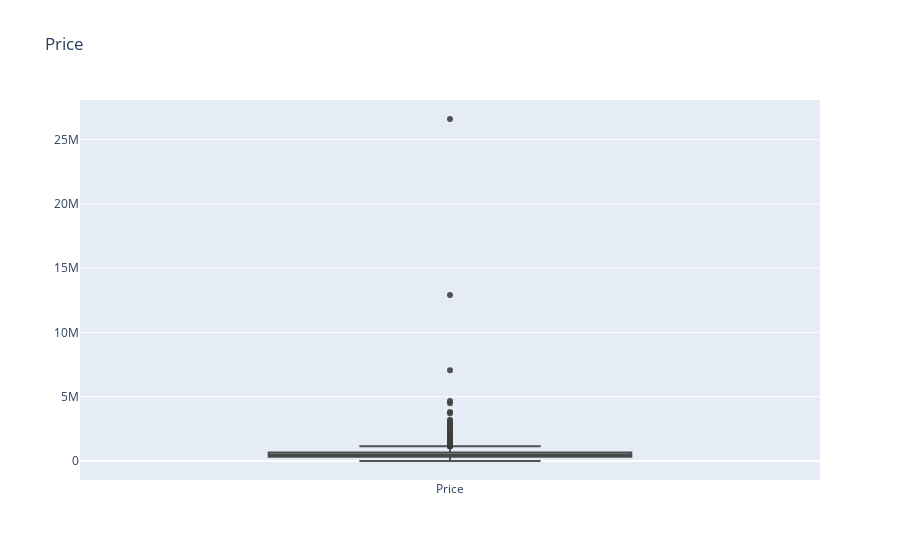

Notebook code cell kept with this figure:
### Code cell
v1 = [go.Box(y=df.price,name="Price",marker=dict(color="rgba(64,64,64,0.9)"),hoverinfo="name+y")]

layout1 = go.Layout(title="Price")

fig1 = go.Figure(data=v1,layout=layout1)
iplot(fig1)

### Figure 1 — Plotly figure (JSON) as saved in the notebook; plotly's stock layout.template omitted (floating-point values rounded to 4 significant figures; data arrays with more than 128 entries replaced by an {"elided": "..."} marker saying what was removed)
{"data": [{"hoverinfo": "name+y", "marker": {"color": "rgba(64,64,64,0.9)"}, "name": "Price", "type": "box", "y": {"elided": "4600 float values"}}], "layout": {"title": {"text": "Price"}}}
